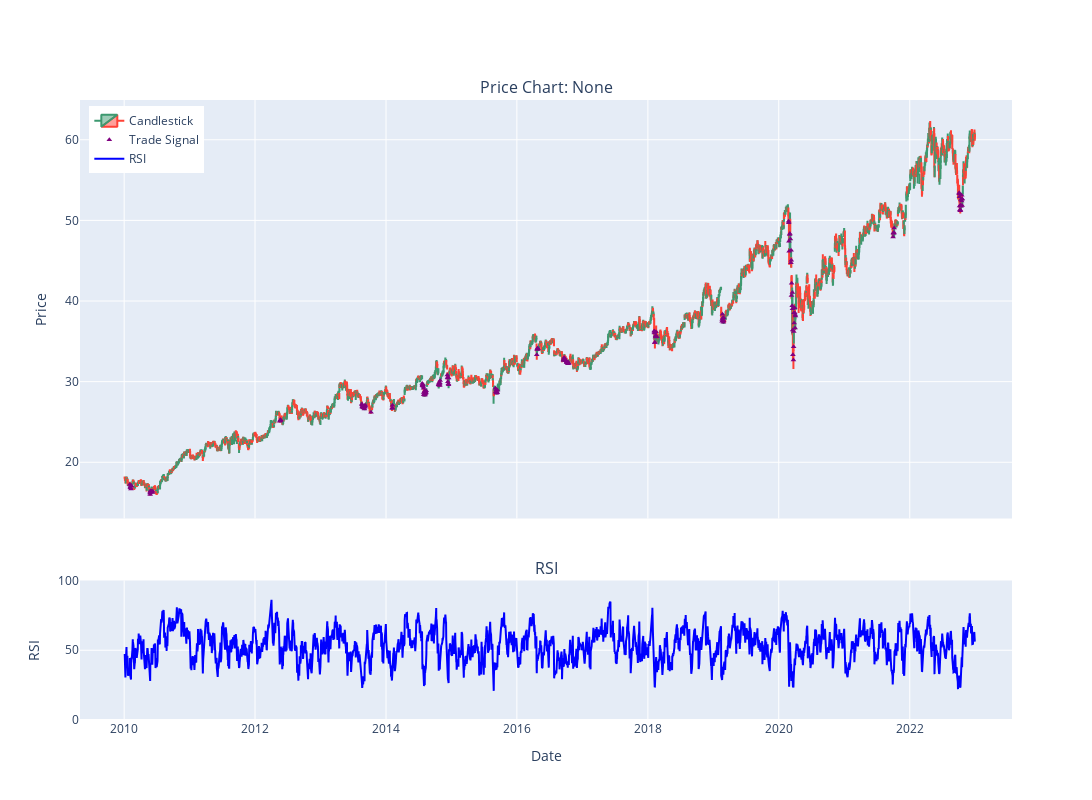

Write notebook code for a chart like this one.
### Code cell
metric_utils.visualise_pricechart(strategy, start=start_date, end=end_date, indicators=[], signal_marker=True)

### Figure 1 — Plotly figure (JSON) as saved in the notebook; plotly's stock layout.template omitted (floating-point values rounded to 4 significant figures; data arrays with more than 128 entries replaced by an {"elided": "..."} marker saying what was removed)
{"data": [{"close": {"elided": "3272 float values"}, "high": {"elided": "3272 float values"}, "low": {"elided": "3272 float values"}, "name": "Candlestick", "open": {"elided": "3272 float values"}, "type": "candlestick", "x": {"elided": "3272 str values"}, "xaxis": "x", "yaxis": "y"}, {"marker": {"color": "purple", "size": 5, "symbol": "triangle-up"}, "mode": "markers", "name": "Trade Signal", "type": "scatter", "x": {"elided": "166 str values"}, "xaxis": "x", "y": {"elided": "166 float values"}, "yaxis": "y"}, {"line": {"color": "blue", "width": 2}, "mode": "lines", "name": "RSI", "type": "scatter", "x": {"elided": "3272 str values"}, "xaxis": "x2", "y": {"elided": "3272 float values"}, "yaxis": "y2"}], "layout": {"annotations": [{"font": {"size": 16}, "showarrow": false, "text": "Price Chart: None", "x": 0.5, "xanchor": "center", "xref": "paper", "y": 1, "yanchor": "bottom", "yref": "paper"}, {"font": {"size": 16}, "showarrow": false, "text": "RSI", "x": 0.5, "xanchor": "center", "xref": "paper", "y": 0.225, "yanchor": "bottom", "yref": "paper"}], "height": 800, "legend": {"x": 0.01, "y": 0.99}, "title": {"text": ""}, "width": 1200, "xaxis": {"anchor": "y", "domain": [0, 1], "matches": "x2", "rangeslider": {"visible": false}, "showticklabels": false}, "xaxis2": {"anchor": "y2", "domain": [0, 1], "title": {"text": "Date"}}, "yaxis": {"anchor": "x", "domain": [0.325, 1], "title": {"text": "Price"}}, "yaxis2": {"anchor": "x2", "domain": [0, 0.225], "range": [0, 100], "title": {"text": "RSI"}}}}
